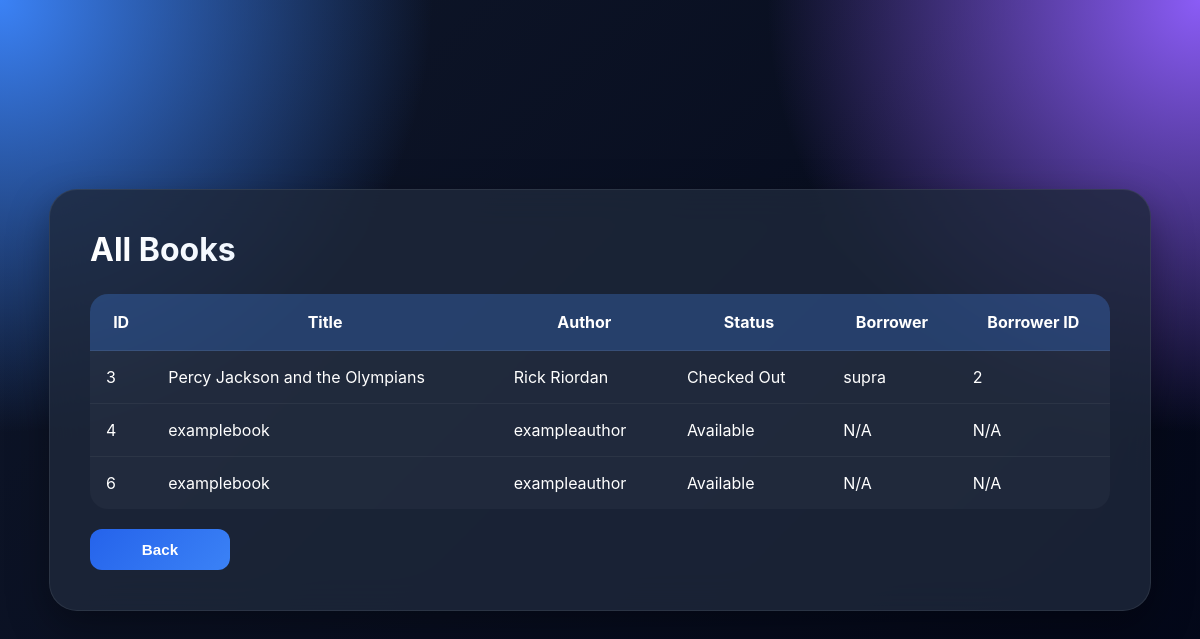
Screenshot of /allbooksstaff with the database file from the repository.
### tables this page shows
CREATE TABLE BOOKS
                (ID INTEGER PRIMARY KEY     NOT NULL UNIQUE,
                TITLE          TEXT    NOT NULL,
                AUTHOR         TEXT    NOT NULL,
                AVAILABLE      INT     NOT NULL);

### src/main.py (the view)
@app.route('/allbooksstaff', methods=['GET'])
def allbooksstaff():
    global list
    list = []
    conn = sqlite3.connect('books.db')
    cursor = conn.execute("SELECT id, title, author, available from BOOKS")
    for row in cursor:
        checkedoutby = "N/A"
        checkedoutbyid = "N/A"
        if row[3] == 1:
            availability = "Available"
        else:
            availability = "Checked Out"
            conn2 = sqlite3.connect('student.db')
            cursor2 = conn2.execute(f"SELECT student_id, user FROM STUDENTBOOKS WHERE BOOK_ID = {row[0]}")
            for row2 in cursor2:
                checkedoutby = row2[1]
                checkedoutbyid = row2[0]
        list.append({
            "id": row[0],
            "title": row[1],
            "author": row[2],
            "availability": availability,
            "checked_out_by": checkedoutby,
            "checked_out_by_id": checkedoutbyid
        })
    return render_template("allbooksstaff.html", books=list)

### src/templates/allbooksstaff.html (shortened to what this page needs)
<!DOCTYPE html>
<html>
<head>
    <link rel="stylesheet" href="{{ url_for('static', filename='style.css') }}">
</head>
<body>
<div class="table-container">
    <h2>All Books</h2>
    <table>
        <tr>
            <th>ID</th>
            <th>Title</th>
            <th>Author</th>
            <th>Status</th>
            <th>Borrower</th>
            <th>Borrower ID</th>
        </tr>
        {% for book in books %}
        <tr>
            <td>{{ book.id }}</td>
            <td>{{ book.title }}</td>
            <td>{{ book.author }}</td>
            <td>{{ book.availability }}</td>
            <td>{{ book.checked_out_by }}</td>
            <td>{{ book.checked_out_by_id }}</td>
        </tr>
        {% endfor %}
    </table>
    <br>
    <a href="/staff_dashboard">
        <button>Back</button>
    </a>
</div>
</body>
</html>

### src/static/style.css (style rules this page uses)
* { margin: 0; padding: 0; box-sizing: border-box; }
body { background:radial-gradient(circle at top left,rgba(58,134,255,.15),transparent 40%),radial-gradient(circle at bottom right,rgba(58,134,255,.10),transparent 35%),#0f172a; min-height: 100vh; font-family: 'Inter', system-ui, -apple-system, BlinkMacSystemFont, 'Segoe UI', sans-serif, 'Apple Color Emoji', 'Segoe UI Emoji', 'Noto Color Emoji'; background: radial-gradient(circle at top left, #3b82f6 0%, transparent 30%), radial-gradient(circle at top right, #8b5cf6 0%, transparent 30%), linear-gradient(135deg, #0f172a, #020617); color: white; display: flex; justify-content: center; align-items: flex-start; padding: 60px 20px; }
.table-container { width: 95%; max-width: 1400px; margin: auto; background: rgba(30, 41, 59, 0.8); backdrop-filter: blur(18px); border-radius: 28px; padding: 40px; border: 1px solid rgba(255,255,255,.08); box-shadow: 0 15px 40px rgba(0,0,0,.35); }
h1, h2 { font-size: 2rem; font-weight: 700; margin-bottom: 15px; background: linear-gradient( 90deg, #ffffff, #93c5fd ); -webkit-background-clip: text; -webkit-text-fill-color: transparent; }
button, .btn { display: inline-flex; align-items: center; justify-content: center; width: auto; min-width: 140px; padding: 12px 22px; background: linear-gradient(135deg, #2563eb, #3b82f6); color: white; border: none; border-radius: 12px; font-size: 0.95rem; font-weight: 600; cursor: pointer; transition: transform 0.2s ease, box-shadow 0.2s ease; }
table { width: 100%; border-collapse: collapse; overflow: hidden; margin-top: 25px; border-radius: 18px; background: rgba(255,255,255,.03); }
th { background: rgba(59,130,246,.25); padding: 18px; font-weight: 700; border-bottom: 1px solid rgba(255,255,255,.08); }
td { padding: 16px; }
tr { transition: .2s; }
tr:not(:last-child) td { border-bottom: 1px solid rgba(255,255,255,.05); }

### rows the page displays
BOOKS: id "3", title "Percy Jackson and the Olympians", author "Rick Riordan", availability "Checked Out", checked_out_by "supra", checked_out_by_id "2"
BOOKS: id "4", title "examplebook", author "exampleauthor", availability "Available", checked_out_by "N/A", checked_out_by_id "N/A"
BOOKS: id "6", title "examplebook", author "exampleauthor", availability "Available", checked_out_by "N/A", checked_out_by_id "N/A"
